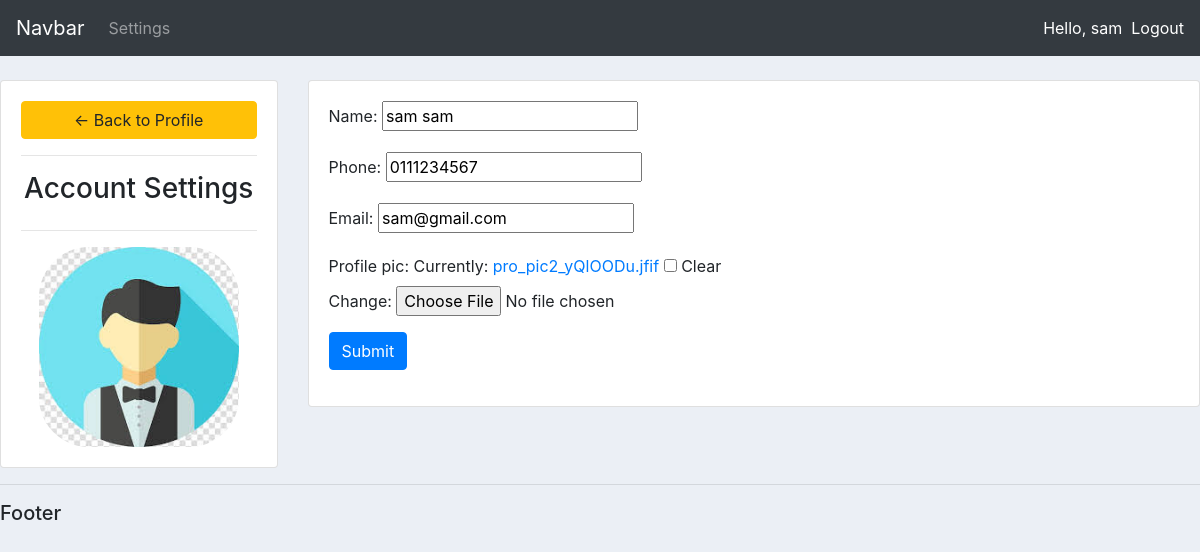
Page /account/ (signed in) on the committed database.
### accounts/models.py (models this page shows, shortened)
class Customer(models.Model):
    user = models.OneToOneField(User, null=True,blank=True, on_delete=models.CASCADE)
    name = models.CharField(max_length=200, null=True)
    phone = models.CharField(max_length=200, null=True)
    email = models.CharField(max_length=200, null=True)
    profile_pic = models.ImageField(default="pro_pic.png", null=True, blank=True)
    date_created = models.DateTimeField(auto_now_add=True, null=True)

### accounts/decorators.py (the view)
        def wrapper_func(request, *args, **kwargs):
            group = None
            if request.user.groups.exists():
                group = request.user.groups.all()[0].name
            if group in allowed_roles:
                return view_func(request, *args, **kwargs)
            else:
                return HttpResponse('You are not authorized to view this page')

### accounts/form.py
class CustomerForm(ModelForm):
    class Meta:
        model = Customer
        fields = '__all__'
        exclude = ['user']

### accounts/views.py (called while the page is built)
@login_required(login_url='login')
@allowed_user(allowed_roles=['customer'])
def accountSettings(request):
    customer = request.user.customer
    form = CustomerForm(instance=customer)
    if request.method == 'POST':
        form = CustomerForm(request.POST, request.FILES, instance=customer)
        if form.is_valid():
            form.save()
    context = {
        'form': form,
    }
    return render(request, 'accounts/account_settings.html', context)

### accounts/templates/accounts/account_settings.html (shortened to what this page needs)
{% extends 'accounts/main.html' %}
{% load static %}
{% block content %}
<br>
<div class="row">
    <div class="col-md-3">
        <div class="card card-body">
            <a href="{% url 'home' %}" class="btn btn-warning">
                &#8592; Back to Profile
            </a>
            <hr>
            <h3 style="text-align: center">Account Settings</h3>
            <hr>
            <img src="{{request.user.customer.profile_pic.url}}" alt="" class="profile_pic">
        </div>
    </div>
    <div class="col-md-9">
        <div class="card card-body">
            <form action="" method="POST" enctype="multipart/form-data">
                {{form.as_p}}
                <input type="submit" class="btn btn-primary" name="Update Information">
            </form>
        </div>
    </div>
</div>
{% endblock content %}

### accounts/templates/accounts/navbar.html (shortened to what this page needs)
<nav class="navbar navbar-expand-lg navbar-dark bg-dark">
  <a class="navbar-brand" href="#">Navbar</a>
  <div class="collapse navbar-collapse" id="navbarNav">
    <ul class="navbar-nav">
      {% if request.user.is_staff %}
      <li class="nav-item active">
        <a class="nav-link" href="{% url 'home' %}">Dashboard </a>
      </li>
      <li class="nav-item">
        <a class="nav-link" href="{% url 'products' %}">Products</a>
      </li>
      {% else %}
       <li class="nav-item">
        <a class="nav-link" href="{% url 'account' %}">Settings</a>
      </li>
      {% endif %}
    </ul>
  </div>
  <span class="text-white">Hello, {{request.user}} &nbsp </span>
  <span><a href="{% url 'logout' %}" class="text-white">Logout</a></span>
</nav>

### static/css/main.css (style rules this page uses)
body { background-color:#ebeff5; }

### accounts/templates/accounts/account_settings.html (style rules this page uses)
.profile_pic { max-width: 200px; max-height: 200px; margin: 0 auto; border-radius: 50px; }

### rows in the picture
Customer: name "sam sam", phone "0111234567", email "sam@gmail.com"

### other values in the picture
{{ request.user }} "sam"
